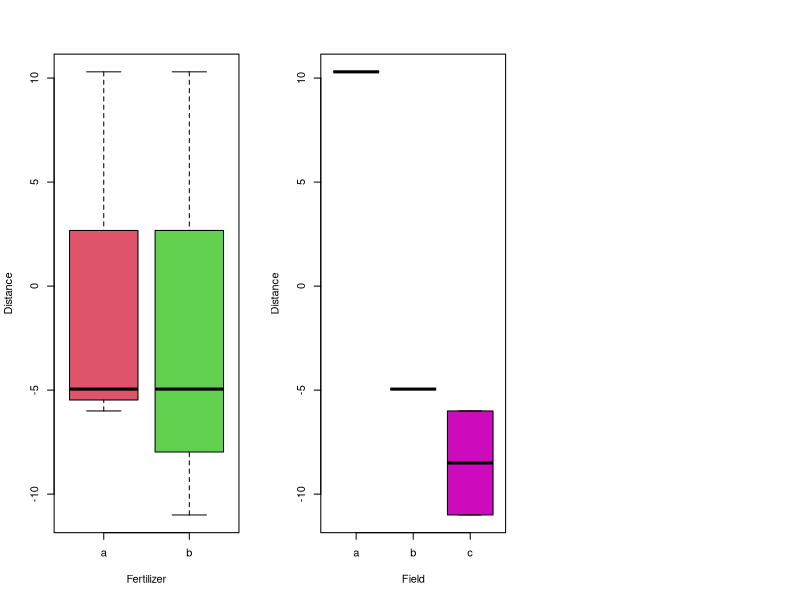

The R script that drew this image: (Note: this script raises an error after producing the figure.)
## ---- chunk 1
## set working directory
require("knitr")
require("car")
## ---- chunk 2
df <- data.frame(Fertilizer=c(rep("a",3),rep("b",3)), Field=rep(c("a","b","c"),2), Yield=c(10.3,-4.95, -6, 10.3, -4.95, -11))
# Could've used rbind to merge two dataframes one below the other (by row) or cbind to merge datasets one next to each other (by column)
fertilizer <- df$Fertilizer
field <- df$Field
yield <- df$Yield
## ---- chunk 3
# Plot of the data
par(mfrow = c(1,3))
boxplot(yield~fertilizer, df, xlab = "Fertilizer", ylab = "Distance", col = c(2,3))
boxplot(yield~field, df, xlab = "Field", ylab = "Distance", col=c(4,5,6))
plot(as.numeric(fertilizer), yield, col = as.numeric(fertilizer)+1, 
     pch = as.numeric(field), xlab = "Fertilizer", ylab = "Yield")
legend("center", legend = c("a", "b", "c"), 
       col = c(2,2,2,3,3,3), pch = c(1,2,3,1,2,3))

# Calculate one-way ANOVA for fertilizer
lm1a <- lm(yield~fertilizer, df)
anova(lm1a)

# Calculate one-way ANOVA for field
lm1b <- lm(yield~field, df)
anova(lm1b)

# Checking model assumptions
par(mfrow = c(2,2))
plot(lm1a, col = fertilizer, which = 1:2, pch=19)
plot(lm1b, col = field, which = 1:2, pch=19)

# Two-way Anova
# lm2 <- lm(yield~fertilizer+field, df)
# anova(lm2)
# par(mfrow = c(1,2))
# plot(lm2, col = df$field, which = 1:2, pch=19)
## ---- chunk 4
# Fertilizer Linear Model
summary(lm1a)
# Field Linear Model
summary(lm1b)
## ---- chunk 5

lm2 <- lm(yield~fertilizer*field, df)
# One-way ANOVA with interactions between fertilizer and field
anova(lm2)
# Fertilizer and Field interactions linear model
summary(lm2)
## ---- chunk 6
# Combining fields into "ab" and "c"
df$Field2 <- df$Field
levels(df$Field2) <- rep(c(rep("ab",2), "c"),2)
field2 <- df$Field2
lm3 <- lm(yield~fertilizer*field2, df)
# One-way ANOVA of fertilizer and field interactions
anova(lm3)
# Fertilizer and Field interactions linear model
summary(lm3)
